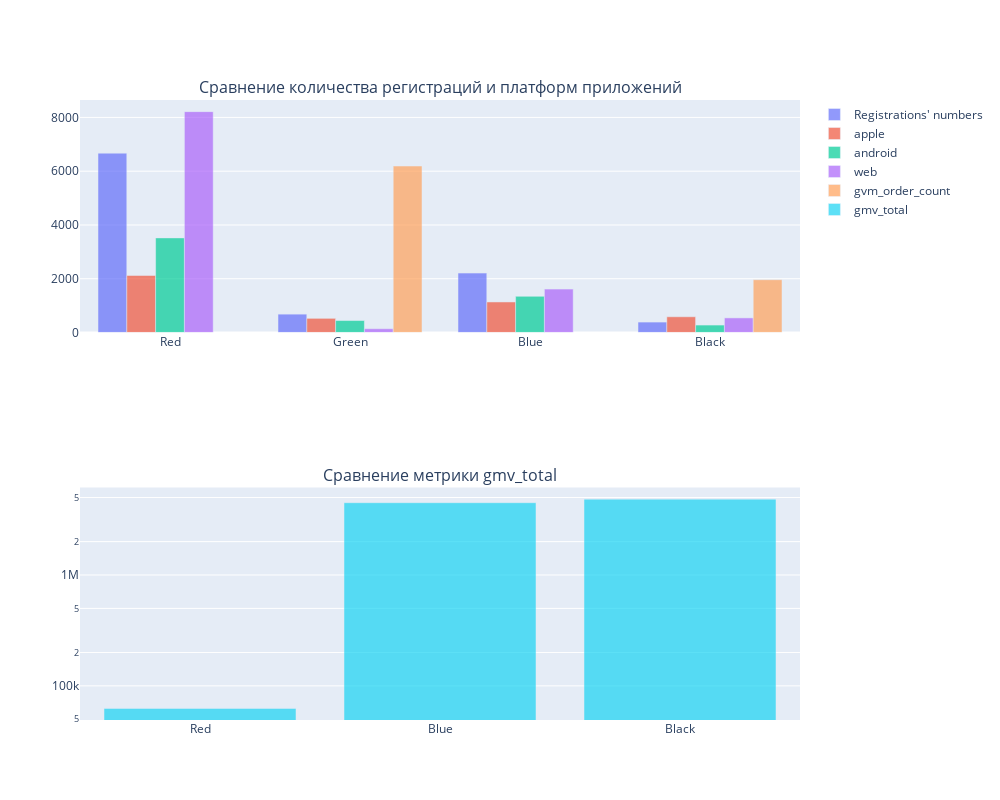

Notebook code cell kept with this figure:
### Code cell
fig = make_subplots(rows=2, cols=1, subplot_titles=('Сравнение количества регистраций и платформ приложений','Сравнение метрики gmv_total'))

fig.add_trace(go.Bar(
    x=df_msk.index,
    y=df_msk['has_id'],
    showlegend=True,opacity=0.7, name="Registrations' numbers"),row=1,col=1,secondary_y=False)
# fig.update_layout(xaxis={'categoryorder': 'total descending'})

fig.add_trace(go.Bar(
    x=df_msk.index,
    y=df_msk['apple'],
    showlegend=True,opacity=0.7, name='apple'),row=1,col=1,secondary_y=False)
fig.add_trace(go.Bar(
    x=df_msk.index,
    y=df_msk['android'],
    showlegend=True,opacity=0.7, name='android'),row=1,col=1,secondary_y=False)
fig.add_trace(go.Bar(
    x=df_msk.index,
    y=df_msk['web'],
    showlegend=True,opacity=0.7, name='web'),row=1,col=1,secondary_y=False)
fig.add_trace(go.Bar(
    x=df_msk.index,
    y=df_msk['gvm_order_count'],
    showlegend=True,opacity=0.7, name='gvm_order_count'),row=1,col=1,secondary_y=False)
fig.update_layout(xaxis={'categoryorder': 'total descending'})

fig.add_trace(go.Bar(
    x=df_msk.index,
    y=df_msk['gmv_total'].dropna(),
    showlegend=True,opacity=0.7, name='gmv_total'),row=2,col=1,secondary_y=False)
fig.update_yaxes(type="log", row=2, col=1)

fig.update_layout(yaxis=dict(categoryorder="total descending"), width=1000, height=800)
fig.show()

### Figure 1 — Plotly figure (JSON) as saved in the notebook; plotly's stock layout.template omitted (floating-point values rounded to 4 significant figures)
{"data": [{"name": "Registrations' numbers", "opacity": 0.7, "showlegend": true, "type": "bar", "x": ["Red", "Blue", "Black", "Green"], "xaxis": "x", "y": [6672, 2210, 388, 683], "yaxis": "y"}, {"name": "apple", "opacity": 0.7, "showlegend": true, "type": "bar", "x": ["Red", "Blue", "Black", "Green"], "xaxis": "x", "y": [2121, 1136, 585, 527], "yaxis": "y"}, {"name": "android", "opacity": 0.7, "showlegend": true, "type": "bar", "x": ["Red", "Blue", "Black", "Green"], "xaxis": "x", "y": [3519, 1345, 277, 445], "yaxis": "y"}, {"name": "web", "opacity": 0.7, "showlegend": true, "type": "bar", "x": ["Red", "Blue", "Black", "Green"], "xaxis": "x", "y": [8216, 1614, 543, 140], "yaxis": "y"}, {"name": "gvm_order_count", "opacity": 0.7, "showlegend": true, "type": "bar", "x": ["Red", "Blue", "Black", "Green"], "xaxis": "x", "y": [null, null, 1963, 6192], "yaxis": "y"}, {"name": "gmv_total", "opacity": 0.7, "showlegend": true, "type": "bar", "x": ["Red", "Blue", "Black", "Green"], "xaxis": "x2", "y": [62634, 4490136, 4837434], "yaxis": "y2"}], "layout": {"annotations": [{"font": {"size": 16}, "showarrow": false, "text": "Сравнение количества регистраций и платформ приложений", "x": 0.5, "xanchor": "center", "xref": "paper", "y": 1, "yanchor": "bottom", "yref": "paper"}, {"font": {"size": 16}, "showarrow": false, "text": "Сравнение метрики gmv_total", "x": 0.5, "xanchor": "center", "xref": "paper", "y": 0.375, "yanchor": "bottom", "yref": "paper"}], "height": 800, "width": 1000, "xaxis": {"anchor": "y", "categoryorder": "total descending", "domain": [0, 1]}, "xaxis2": {"anchor": "y2", "domain": [0, 1]}, "yaxis": {"anchor": "x", "categoryorder": "total descending", "domain": [0.625, 1]}, "yaxis2": {"anchor": "x2", "domain": [0, 0.375], "type": "log"}}}
